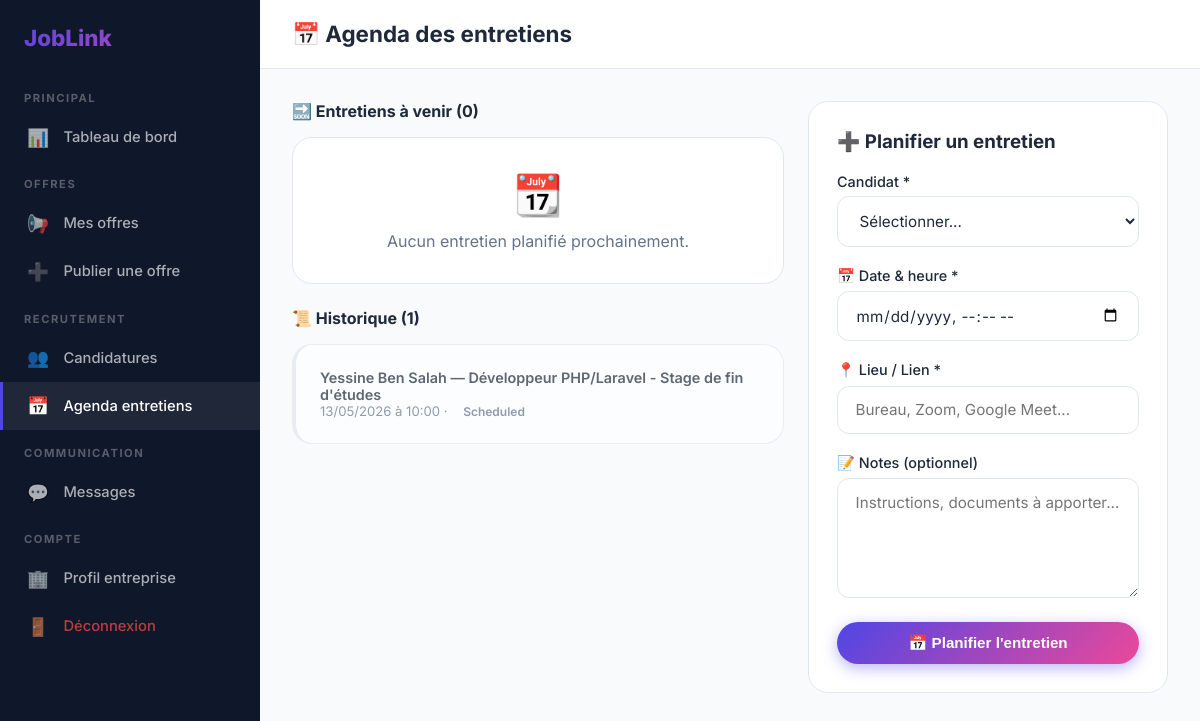
Screenshot of /entreprise/agenda.php (signed in) with the database file from the repository.
### tables this page shows
CREATE TABLE `interviews` (
  `id` int(11) NOT NULL AUTO_INCREMENT,
  `application_id` int(11) NOT NULL,
  `scheduled_at` datetime NOT NULL,
  `location_or_link` varchar(255) NOT NULL,
  `status` enum('scheduled','completed','cancelled') NOT NULL DEFAULT 'scheduled',
  `notes` text DEFAULT NULL,
  `created_at` timestamp NOT NULL DEFAULT current_timestamp(),
  PRIMARY KEY (`id`),
  KEY `application_id` (`application_id`),
  CONSTRAINT `fk_int_app` FOREIGN KEY (`application_id`) REFERENCES `applications` (`id`) ON DELETE CASCADE
);

CREATE TABLE `student_profiles` (
  `id` int(11) NOT NULL AUTO_INCREMENT,
  `user_id` int(11) NOT NULL,
  `first_name` varchar(100) NOT NULL,
  `last_name` varchar(100) NOT NULL,
  `bio` text DEFAULT NULL,
  `cv_path` varchar(255) DEFAULT NULL,
  `portfolio_url` varchar(255) DEFAULT NULL,
  `sector` varchar(100) DEFAULT NULL,
  `location` varchar(100) DEFAULT NULL,
  `updated_at` timestamp NOT NULL DEFAULT current_timestamp() ON UPDATE current_timestamp(),
  PRIMARY KEY (`id`),
  KEY `user_id` (`user_id`),
  CONSTRAINT `fk_student_user` FOREIGN KEY (`user_id`) REFERENCES `users` (`id`) ON DELETE CASCADE
);

CREATE TABLE `job_offers` (
  `id` int(11) NOT NULL AUTO_INCREMENT,
  `company_id` int(11) NOT NULL,
  `title` varchar(200) NOT NULL,
  `description` text NOT NULL,
  `offer_type` enum('stage','emploi') NOT NULL,
  `sector` varchar(100) DEFAULT NULL,
  `location` varchar(100) DEFAULT NULL,
  `duration` varchar(100) DEFAULT NULL,
  `remuneration` varchar(100) DEFAULT NULL,
  `status` enum('active','closed') NOT NULL DEFAULT 'active',
  `created_at` timestamp NOT NULL DEFAULT current_timestamp(),
  PRIMARY KEY (`id`),
  KEY `company_id` (`company_id`),
  CONSTRAINT `fk_offer_company` FOREIGN KEY (`company_id`) REFERENCES `company_profiles` (`id`) ON DELETE CASCADE
);

### entreprise/agenda.php (the view, shortened to what this page needs)
<?php
require_once '../includes/auth.php';
$cp = $pdo->prepare("SELECT id FROM company_profiles WHERE user_id=?");
$cp->execute([$_SESSION['user_id']]);
$cid = $cp->fetchColumn();
$ints = $pdo->prepare("SELECT i.*,jo.title,sp.first_name,sp.last_name,a.id as app_id FROM interviews i JOIN applications a ON i.application_id=a.id JOIN job_offers jo ON a.offer_id=jo.id JOIN student_profiles sp ON a.student_id=sp.id WHERE jo.company_id=? ORDER BY i.scheduled_at DESC");
$ints->execute([$cid]);
$interviews = $ints->fetchAll();
?>
<!DOCTYPE html><html lang="fr"><head><meta charset="UTF-8"><meta name="viewport" content="width=device-width,initial-scale=1">
<title>Agenda Entretiens - JobLink</title><link rel="stylesheet" href="/siteadam/css/style.css"></head>
<body>
<div class="dash-layout">
  <?php include '../includes/sidebar_company.php'; ?>
  <div class="dash-content">
    <div class="dash-header"><h1>📅 Agenda des entretiens</h1></div>
    <div class="dash-body">
      <div style="display:grid;grid-template-columns:1fr 360px;gap:1.5rem">
        <div>
          <?php
          $upcoming = array_filter($interviews, fn($i) => $i['status']==='scheduled' && $i['scheduled_at'] >= date('Y-m-d H:i:s'));
          $past     = array_filter($interviews, fn($i) => $i['status']!=='scheduled' || $i['scheduled_at'] < date('Y-m-d H:i:s'));
          ?>
          <h3 style="margin-bottom:1rem;font-size:1rem">🔜 Entretiens à venir (<?= count($upcoming) ?>)</h3>
          <?php if(empty($upcoming)): ?>
          <div class="card" style="text-align:center;padding:2rem;color:var(--muted);margin-bottom:1.5rem">
            <div style="font-size:2.5rem;margin-bottom:.75rem">📆</div>
            <p>Aucun entretien planifié prochainement.</p>
          </div>
          <?php endif; ?>
          <?php if(!empty($past)): ?>
          <h3 style="margin:1.5rem 0 1rem;font-size:1rem">📜 Historique (<?= count($past) ?>)</h3>
          <?php foreach($past as $i): ?>
          <div class="agenda-card" style="border-color:var(--border);opacity:.7">
            <div style="font-weight:600;font-size:.9rem"><?= htmlspecialchars($i['first_name'].' '.$i['last_name']) ?> — <?= htmlspecialchars($i['title']) ?></div>
            <div style="color:var(--muted);font-size:.82rem"><?= date('d/m/Y à H:i',strtotime($i['scheduled_at'])) ?> · <span class="badge badge-<?= $i['status'] ?>"><?= ucfirst($i['status']) ?></span></div>
          </div>
          <?php endforeach; ?>
          <?php endif; ?>
        </div>
        <div class="card" style="height:fit-content;position:sticky;top:80px">
          <h3 style="margin-bottom:1.25rem">➕ Planifier un entretien</h3>
          <form method="POST">
            <div class="form-group"><label>Candidat *</label>
              <select name="application_id" required>
                <option value="">Sélectionner...</option>
              </select>
            </div>
            <div class="form-group"><label>📅 Date & heure *</label><input type="datetime-local" name="scheduled_at" required></div>
            <div class="form-group"><label>📍 Lieu / Lien *</label><input type="text" name="location_or_link" placeholder="Bureau, Zoom, Google Meet..." required></div>
            <div class="form-group"><label>📝 Notes (optionnel)</label><textarea name="notes" rows="3" placeholder="Instructions, documents à apporter..."></textarea></div>
            <button type="submit" class="btn btn-primary" style="width:100%;justify-content:center">📅 Planifier l'entretien</button>
          </form>
        </div>
      </div>
    </div>
  </div>
</div>
</body></html>

### css/style.css (style rules this page uses)
:root { --primary: #4f46e5; --primary-dark: #3730a3; --primary-light: #eef2ff; --secondary: #ec4899; --accent: #06b6d4; --dark: #0f172a; --light: #f8fafc; --text: #1e293b; --muted: #64748b; --border: #e2e8f0; --white: #ffffff; --success: #10b981; --warning: #f59e0b; --danger: #ef4444; --glass: rgba(255,255,255,0.75); --shadow: 0 4px 6px -1px rgba(0,0,0,.1),0 2px 4px -2px rgba(0,0,0,.1); --shadow-lg: 0 20px 25px -5px rgba(0,0,0,.1),0 8px 10px -6px rgba(0,0,0,.1); --radius: 12px; --radius-lg: 20px; --transition: all .3s ease; }
* { margin:0;padding:0;box-sizing:border-box }
html { scroll-behavior:smooth }
body { font-family:'Inter',sans-serif;color:var(--text);background:#f1f5f9;min-height:100vh;display:flex;flex-direction:column }
.btn { display:inline-flex;align-items:center;gap:.5rem;padding:.75rem 1.5rem;border-radius:50px;font-weight:600;font-size:.95rem;cursor:pointer;border:none;transition:var(--transition) }
.btn-primary { background:linear-gradient(135deg,var(--primary),var(--secondary));color:#fff;box-shadow:0 4px 15px rgba(79,70,229,.4) }
.card { background:var(--white);border-radius:var(--radius-lg);padding:1.75rem;border:1px solid var(--border);transition:var(--transition) }
.form-group { margin-bottom:1.25rem }
.form-group label { display:block;font-weight:500;font-size:.9rem;margin-bottom:.4rem;color:var(--text) }
.form-group input,.form-group select,.form-group textarea { width:100%;padding:.85rem 1.1rem;border:1.5px solid var(--border);border-radius:var(--radius);font-size:.95rem;font-family:'Inter',sans-serif;color:var(--text);background:#fff;transition:var(--transition);outline:none }
.form-group textarea { resize:vertical;min-height:120px }
.dash-layout { display:flex;min-height:100vh }
.dash-content { flex:1;overflow:auto;background:#f8fafc }
.dash-header { background:var(--white);padding:1.25rem 2rem;border-bottom:1px solid var(--border);display:flex;align-items:center;justify-content:space-between }
.dash-header h1 { font-size:1.4rem;font-weight:700 }
.dash-body { padding:2rem }
.badge { padding:.25rem .75rem;border-radius:50px;font-size:.75rem;font-weight:600 }
.agenda-card { background:var(--white);border-radius:var(--radius-lg);padding:1.5rem;border:1px solid var(--border);border-left:4px solid var(--primary);margin-bottom:1rem }

### rows the page displays
interviews: count($upcoming) "0", count($past) "1", student_profiles.first_name+last_name "Yessine Ben Salah", job_offers.title "Développeur PHP/Laravel - Stage de fin d'études", scheduled_at "13/05/2026 à 10:00", status "Scheduled"
